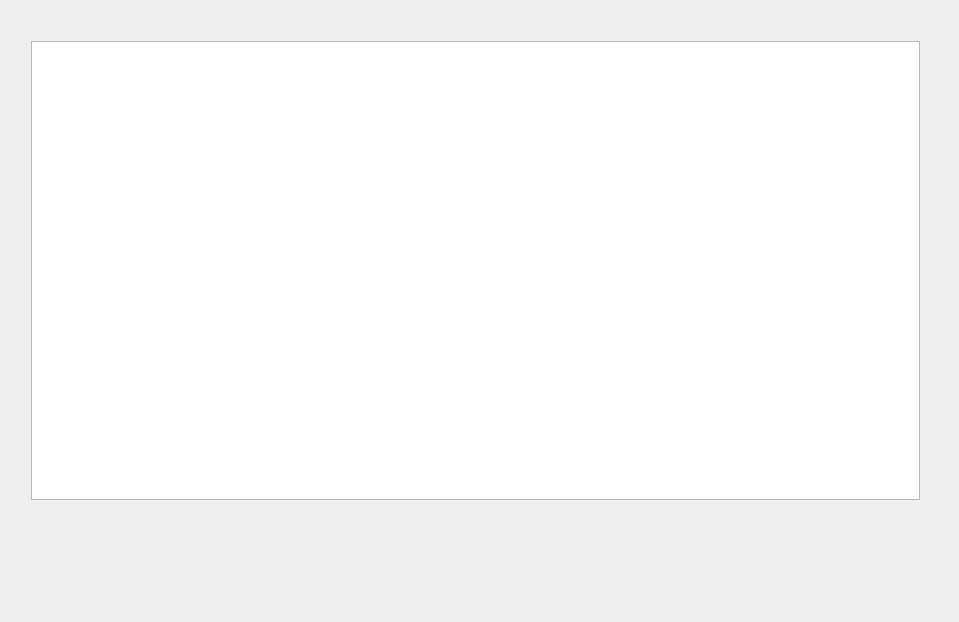
<?xml version="1.0" encoding="UTF-8"?>
<ui version="4.0">
 <class>GscDecompilerWidgetClass</class>
 <widget class="QWidget" name="GscDecompilerWidgetClass">
  <property name="geometry">
   <rect>
    <x>0</x>
    <y>0</y>
    <width>959</width>
    <height>622</height>
   </rect>
  </property>
  <property name="minimumSize">
   <size>
    <width>600</width>
    <height>400</height>
   </size>
  </property>
  <property name="windowTitle">
   <string>GscDecompilerWidget</string>
  </property>
  <widget class="QWidget" name="verticalLayoutWidget">
   <property name="geometry">
    <rect>
     <x>20</x>
     <y>30</y>
     <width>911</width>
     <height>481</height>
    </rect>
   </property>
   <layout class="QVBoxLayout" name="mainLayout">
    <item>
     <widget class="QTextEdit" name="textEdit"/>
    </item>
   </layout>
  </widget>
 </widget>
 <layoutdefault spacing="6" margin="11"/>
 <resources/>
 <connections/>
</ui>
